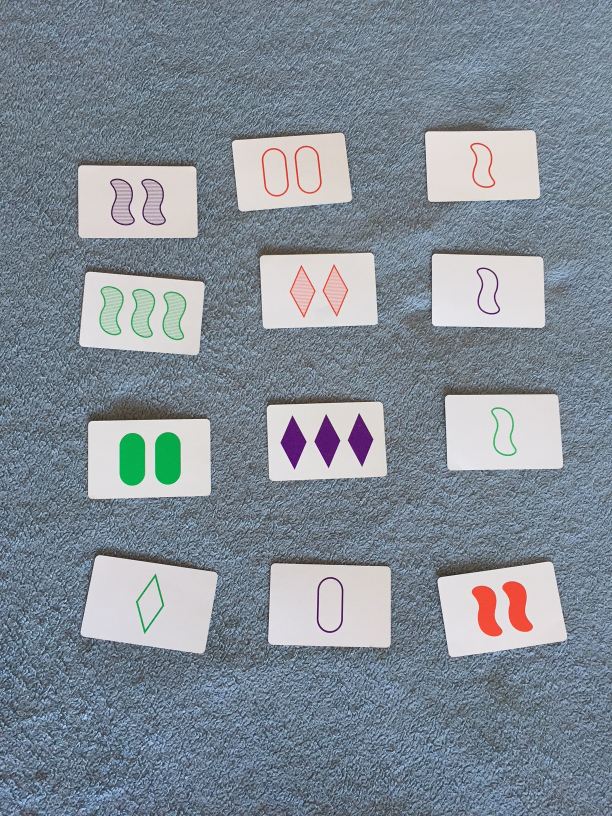
#> input picture IMG_6394.JPG, 1224 x 1632 px (shown at 1/2 size)
$ python -i ImageExtractor.py   (imports and definitions only)
#> lines starting #> are read from the running program, lines starting #| are printed output that depends on the picture; after the words box and inside, x2 and y2 are one past the last pixel; in counts of white or black regions, pixels touching at a corner belong together
import cv2
import numpy as np
from matplotlib import pyplot as plt

import CardAnalyzer
import Card

CARD_WIDTH = 100    #Width of extracted card images
CARD_HEIGHT = 150   #Height of extracted card images
MIN_CARD_SIZE = 3000   #Minimum pixel count for a blob to be considered a card
MAX_CARD_SIZE = 100000
MIN_CARD_CURVATURE = .10 #min_curvature, aka "epsilon" is the allowable curvature as a fraction of the arclength
BLUR = 11

class ROI:
    def __init__(self, index, contour=None, vertices=None):
        self.index = index
        self.contour = contour
        self.vertices = vertices

class ImageExtractor:
    """
    This class is designed to find contours around cards, isolate them. Using those contours, the cards are isolated
    and projected into standardized rectangular images, which can be further analyzed.
    """

    def __init__(self):
        self.ROIs = []
        self.card_ROIs = []
        self.card_images = []

    ############Math Helper Methods#########
    def _get_direction_degrees(self, pt1, pt2):
        x = pt2[0] - pt1[0]
        y = pt2[1] - pt1[1]
        if (x == 0):
            if (y > 0):
                return 90
            else:
                return 270
        ang = np.rad2deg(np.arctan(y / x))
        if (x > 0):
            return ang
        else:
            if (y > 0):
                return 180 + ang
            else:
                return -180 + ang

    def _get_distance(self, pt1, pt2):
        x = pt2[0] - pt1[0]
        y = pt2[1] - pt1[1]
        return (x ** 2 + y ** 2) ** .5

    # [22 lines left out: functions get_histogram, pre_process_image, not called in this run]

    def detect_cards(self, image):
        """
        Each step in this is so important, I might just break it out to top-level processing
        :param image:
        :return:
        """
        # Filter #1 : create contours around Regions Of Interest(ROIs)
        self.ROIs = self.locate_ROIs(image)

        # Filter #2: Find 4 cornered, card-shaped ROIs (rectangular, good aspect ratio, etc.)
        self.card_ROIs = self.filter_for_rectangles(self.ROIs)

        # Filter #3: Keep only identifiable cards
        self.card_images = self.extract_card_images(image, self.card_ROIs)

        return self.card_images

    # [13 lines left out: function identify_cards, not called in this run]

    def locate_ROIs(self, image):
        """
        Operation: Finds cards, and extracts the contours, which are then
            simplified into approximate polygons, which are returns
        :param image: The input image to be processed.
        :return: List of simplified polygons. These polygons are the corners of the cards.
        """

        # Gaussian blur is preferred for it's local smoothness, but it is VERY slow
        # Rescale image and operate in low res then scale back up to apply
        gray = cv2.cvtColor(image, cv2.COLOR_BGR2GRAY)
        height, width = gray.shape
        small_gray = cv2.resize(gray, (int(width/10), int(height/10)))
        light_correction = cv2.GaussianBlur(small_gray, (int(width/20)*2+1, int(width/20)*2+1), 0) #Reduce noise in the image
        light_correction = cv2.resize(light_correction, (width, height))
        light_correction = light_correction - np.amin(light_correction)
        # cv2.imwrite("ImageLibrary/PreCorrection.jpg", gray)
        # cv2.imwrite("ImageLibrary/light_correction.jpg", light_correction)

        gray = cv2.subtract(gray, light_correction)
        # cv2.imwrite("ImageLibrary/PostCorrection.jpg", gray)

        blurred = cv2.medianBlur(gray, BLUR, 0) #Reduce noise in the image

        min_thresh = np.amin(blurred)#0
        max_thresh = np.amax(blurred)#255
        ret,thresh_im = cv2.threshold(blurred,min_thresh,max_thresh,cv2.THRESH_BINARY+cv2.THRESH_OTSU)
        # ret,thresh = cv2.threshold(blurred,min_thresh,max_thresh,cv2.THRESH_OTSU)

        # cv2.imshow("test_thresh", thresh_im)
        # cv2.imwrite("ImageLibrary/card_contour_thresh.jpg", thresh_im)
        # find contours in the thresholded image and initialize the
        # shape detector
        contours = cv2.findContours(thresh_im.copy(), cv2.RETR_EXTERNAL,
                                cv2.CHAIN_APPROX_SIMPLE)

        # Quirky behavior in opencv (the magic numbers are major versions)
        major_version = int(cv2.__version__[0])  # I've primarily tested with v4.4.x
        contours = contours[0] if major_version in [2, 4] else contours[1]  # contour formatting is version dependant

        ROIs = []
        self.filtered_contours = []
        for idx, contour in enumerate(contours):
            if MAX_CARD_SIZE <= cv2.contourArea(contour) or cv2.contourArea(contour) >= MIN_CARD_SIZE:
                ROIs.append( ROI(index=idx, contour=contour) )
        return ROIs

    def filter_for_rectangles(self, ROIs):
        """
        Keep it simple: Anything with 4 corners is a card
        """
        filtered_ROIs = []
        for ROI in ROIs:
            perimeter = cv2.arcLength(ROI.contour, True)
            vertices = cv2.approxPolyDP(ROI.contour, MIN_CARD_CURVATURE * perimeter, True)


            if (len(vertices) == 4):
                vertices = self._order_vertices(vertices)

                area_quadrilateral = \
                (1/2) * ( (vertices[0][0]*vertices[1][1] + vertices[1][0]*vertices[2][1] + vertices[2][0]*vertices[3][1] + vertices[3][0]*vertices[0][1]) \
                        - (vertices[1][0]*vertices[0][1] + vertices[2][0]*vertices[1][1] + vertices[3][0]*vertices[2][1] + vertices[0][0]*vertices[3][1]) )
                area_contour = cv2.contourArea(ROI.contour)
                # print(f"ratios: {area_quadrilateral/area_contour}") #, {area12/area_contour}, {area23/area_contour}, {area34/area_contour}, {area41/area_contour}")

                (x, y, w, h) = cv2.boundingRect(vertices)
                ar = w / float(h)
                # if (.5 < ar < (1 / .5) # This was a loose approx, and the quadrilateral addresses this and more
                if(area_quadrilateral/area_contour < 1.0): #intentionally wide, I've seen valid cards as low as 0.6
                    ROI.vertices = vertices
                    filtered_ROIs.append(ROI)

        return filtered_ROIs

    def extract_card_images(self, image, ROIs):
        """
        :param image:
        :param ROIs:
        :return:
        """

        images = []
        for ROI in ROIs:
            images.append( self._transform_and_extract_image(image, ROI.vertices) )

        return images

    def _order_vertices(self, vertices):
        """
        Purpose: Sort all points in order (based on angle from center of mass)

        Operation: The vertices have a few challenges, that we want to tidy up before proceeding.
            1) There is an extra layer of indexing (and it's a middle layer, not outer). I need to
                got back and clean it up, but it was noted in this v2 vs v3 conditional, that
                is not worth digging into right now (maybe ever).
            2) Order is not gauranteed (and I need a very specific order for a transform I'll be using.
                Order, in this case, means counter-clockwise around the moment of inertia. Messing this up
                inverts the transforms, making them look like the world has been
                flipped inside out.
            3) Starting point: Related to order, I want to start with 2 points that
                make up a short side of the card. Orientation may matter

        More Conext:
            # Order of input points and output points needs to be consistent...
            # I'm making the hardcoded output points go counter-clockwise, so we need to figure out the clockwise input
            # Furthermore, we want the card to finish with a longer vertical aspect, so we need to start with one
            # of the shorter sides of the rectangle (don't worry about upside-down, because it's symmetric)

        :param vertices: 4 vertices of the card image
        :return: vertices (similar to the input, just better)
        """
        # Unwrap inner index (undoing a previous mistake)
        vertices = np.float32(
            [vertices[0][0], vertices[1][0], vertices[2][0], vertices[3][0]])

        # Find the centroid
        center_x = (vertices[0][0] + vertices[1][0] + vertices[2][0] + vertices[3][0]) / 4.
        center_y = (vertices[0][1] + vertices[1][1] + vertices[2][1] + vertices[3][1]) / 4.
        center = np.float32([center_x, center_y])

        # Sorting angles: Order matters when running transforms
        # but I need to associate with vertices...so I use a built in sort and key lookup
        dir_list = []
        angle_dict = {}
        for vertex in vertices:
            dir = self._get_direction_degrees(center, vertex)
            dir_list.append(dir)
            angle_dict[dir] = vertex

        dir_list.sort()

        point = []
        for dir in dir_list:
            point.append(angle_dict[dir])

        side1 = self._get_distance(point[0], point[1])
        side2 = self._get_distance(point[1], point[2])

        # Start rotating so that the line drawn from pt1 to pt2 is a short side
        if (side1 < side2):
            vertices = np.float32(
                [point[0], point[1], point[2], point[3]])
        else:
            vertices = np.float32(
                [point[1], point[2], point[3], point[0]])

        return vertices

    def _transform_and_extract_image(self, image, input_vertices):

        output_vertices = np.float32([[0, 0], [CARD_WIDTH, 0], [CARD_WIDTH, CARD_HEIGHT], [0, CARD_HEIGHT]])

        M = cv2.getPerspectiveTransform(input_vertices, output_vertices)
        card_img = cv2.warpPerspective(image, M, (CARD_WIDTH, CARD_HEIGHT))
        return card_img

>>> import cv2
>>> picture = cv2.imread('IMG_6394.JPG')
#> picture is the input picture: shape (1632, 1224, 3); mean B, G, R 150.4, 140.5, 130.6
>>> result = ImageExtractor().detect_cards(picture)
#> in locate_ROIs, `small_gray = cv2.resize(gray, (int(width/10), int(height/10)))`:
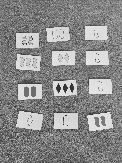
#> small_gray: shape (163, 122); min 29, max 236, mean 138.5
#> in locate_ROIs, `light_correction = cv2.GaussianBlur(small_gray, (int(width/20)*2+1, in..`:
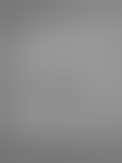
#> light_correction: shape (163, 122); min 116, max 154, mean 138.7
#> in locate_ROIs, `light_correction = light_correction - np.amin(light_correction)`:
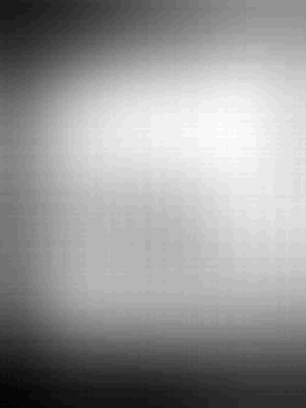
#> light_correction: shape (1632, 1224) (shown at 1/4 size); min 0, max 38, mean 22.6; drawn with min black and max white
#> in locate_ROIs, `blurred = cv2.medianBlur(gray, BLUR, 0)`:
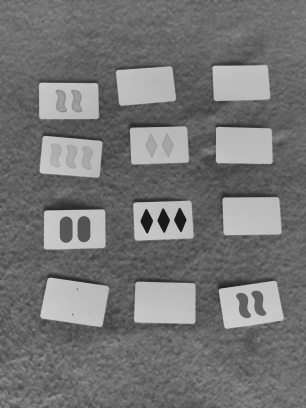
#> blurred: shape (1632, 1224) (shown at 1/4 size); min 23, max 205, mean 116.7
#> in locate_ROIs, `min_thresh = np.amin(blurred)#0`: min_thresh = 23
#> in locate_ROIs, `max_thresh = np.amax(blurred)#255`: max_thresh = 205
#> in locate_ROIs, `ret,thresh_im = cv2.threshold(blurred,min_thresh,max_thresh,cv2.THRESH..`:
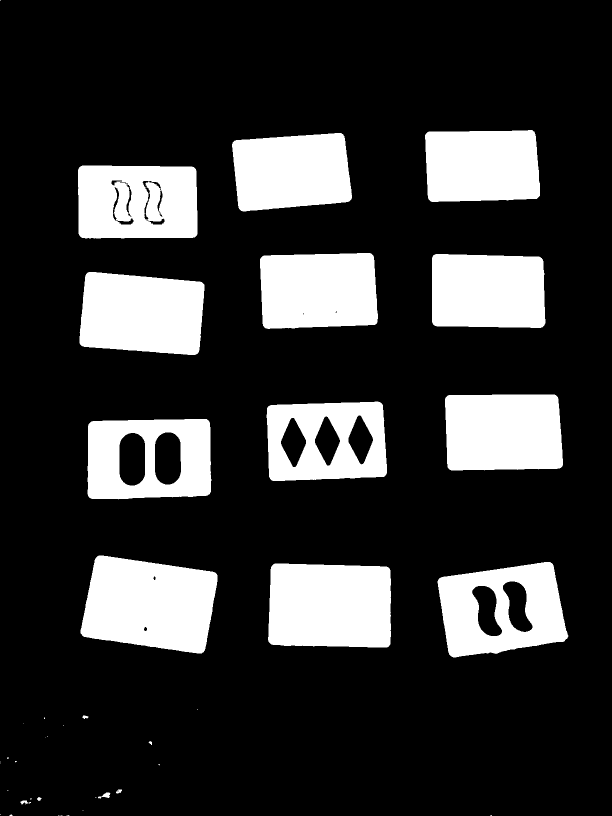
#> thresh_im: shape (1632, 1224) (shown at 1/2 size); values 0 (black) and 205 (white), 20% white; 41 white regions (23 under 20 px)
#> in locate_ROIs, `ret,thresh_im = cv2.threshold(blurred,min_thresh,max_thresh,cv2.THRESH..`: ret = 143
#> in locate_ROIs, `contours = cv2.findContours(thresh_im.copy(), cv2.RETR_EXTERNAL, cv2.C..`: contours = 41 contours, 23 with area under 20; largest, box (x1, y1, x2, y2) and area: (161, 1111, 435, 1307) 41181, (536, 1127, 782, 1295) 39035, (875, 1124, 1137, 1315) 38152, (175, 838, 423, 999) 37722, (159, 544, 409, 710) 35387
#> the loop in locate_ROIs, `for idx, contour in enumerate(contours):` made 41 passes
#> after the loop in locate_ROIs, `for idx, contour in enumerate(contours):`: ROIs = 12 items
#> the loop in filter_for_rectangles, `for ROI in ROIs:` made 12 passes
#> (perimeter, center_x in _order_vertices, center_y in _order_vertices, x, y, side1 in _order_vertices, side2 in _order_vertices) on passes 1 to 8: (806.9, 660, 1211.5, 542, 1132, 234, 156), (823.9, 1002.5, 1218.5, 879, 1128, 227.7, 155.7), (852.8, 298.5, 1209, 166, 1116, 240.8, 159.7), (795.8, 298, 917.2, 177, 843, 236, 147), (770.3, 652.5, 882.2, 537, 808, 227, 144.1), (750.5, 1006, 863.8, 891, 790, 220.1, 142.6), (784.5, 283.5, 627, 163, 548, 231.6, 141.2), (725.7, 975.5, 581.2, 866, 511, 214, 136.2)
#> after the loop in filter_for_rectangles, `for ROI in ROIs:`: ar = 1.61; area_contour = 30622.5; area_quadrilateral = 28746.5; filtered_ROIs = 12 items; h = 136; w = 219; x = 855; y = 263
#> in detect_cards, `self.card_ROIs = self.filter_for_rectangles(self.ROIs)`: self.card_ROIs = 12 items
#> the loop in extract_card_images, `for ROI in ROIs:` made 12 passes
#> pass 1, in _transform_and_extract_image, `card_img = cv2.warpPerspective(image, M, (CARD_WIDTH, CARD_HEIGHT))`:
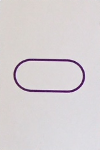
#> card_img: shape (150, 100, 3); mean B, G, R 211.5, 209.4, 215.1
#> pass 3, in _transform_and_extract_image (call 3), `card_img = cv2.warpPerspective(image, M, (CARD_WIDTH, CARD_HEIGHT))`:
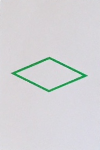
#> card_img: shape (150, 100, 3); mean B, G, R 215.2, 212.5, 212.4
#> result = 12 items

$ run again, on IMG_6438.JPG
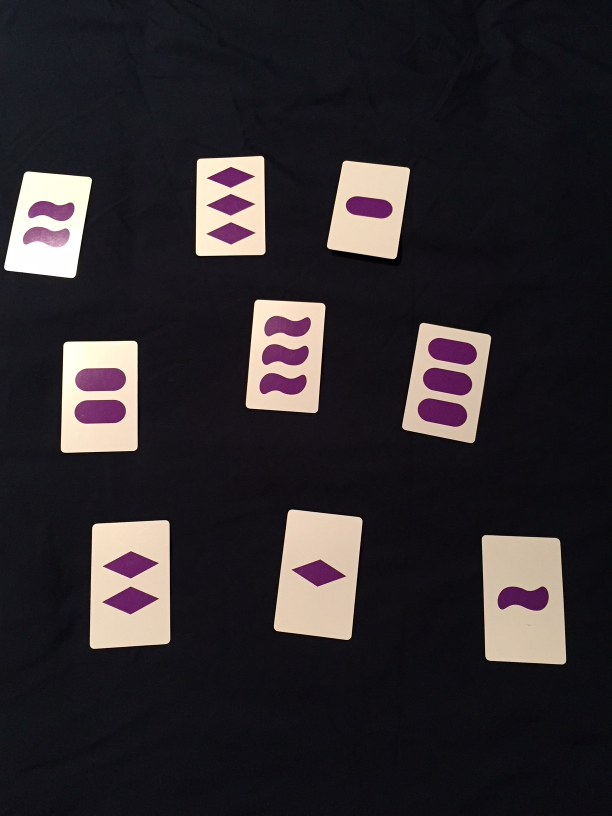
#> input picture IMG_6438.JPG, 1224 x 1632 px (shown at 1/2 size)
#> picture is the input picture: shape (1632, 1224, 3); mean B, G, R 44.9, 41.7, 46.5
#> min_thresh = 0
#> max_thresh = 207
#> in locate_ROIs, `ret,thresh_im = cv2.threshold(blurred,min_thresh,max_thresh,cv2.THRESH..`:
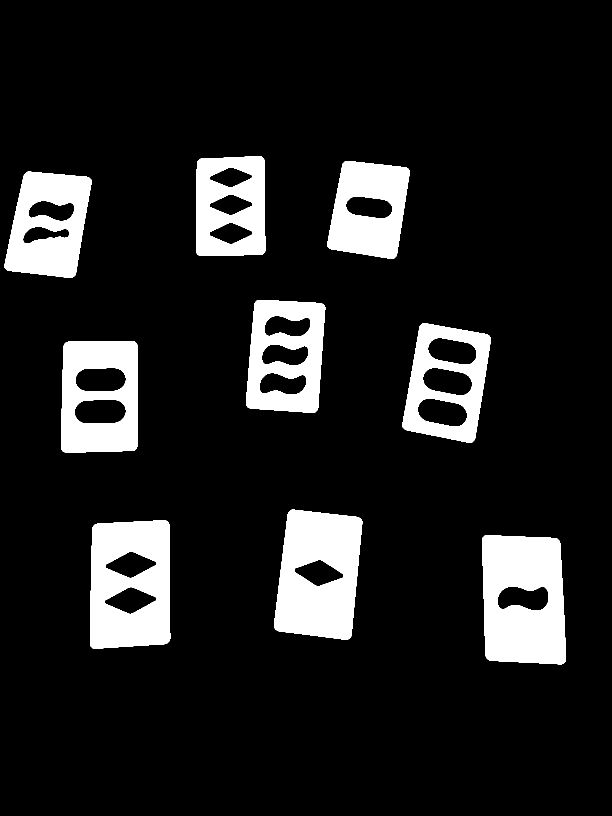
#> thresh_im: shape (1632, 1224) (shown at 1/2 size); values 0 (black) and 207 (white), 12% white; 9 white regions
#> ret = 90
#> contours = 9 contours; largest, box (x1, y1, x2, y2) and area: (964, 1070, 1132, 1329) 39642, (180, 1040, 341, 1298) 38840, (548, 1019, 725, 1280) 37307, (122, 682, 275, 905) 32898, (805, 646, 982, 886) 31750
#> the loop in locate_ROIs, `for idx, contour in enumerate(contours):` made 9 passes
#> after the loop in locate_ROIs, `for idx, contour in enumerate(contours):`: ROIs = 9 items
#> the loop in filter_for_rectangles, `for ROI in ROIs:` made 9 passes
#> (perimeter, center_x in _order_vertices, center_y in _order_vertices, x, y, side1 in _order_vertices, side2 in _order_vertices) on passes 1 to 8: (816.6, 1046.2, 1198.5, 969, 1071, 149.3, 246.1), (805.3, 260.5, 1168.5, 185, 1042, 149.5, 240), (809.9, 637.2, 1148.5, 548, 1019, 142.9, 238.9), (729.3, 199, 792, 125, 683, 140.1, 213), (749.7, 893.5, 765.2, 805, 646, 138.3, 212.6), (725.6, 571.2, 712, 494, 601, 135.3, 214.8), (700.9, 97.25, 448, 9, 343, 128, 199.8), (655, 737.5, 418.5, 655, 322, 130.5, 178.1)
#> after the loop in filter_for_rectangles, `for ROI in ROIs:`: ar = 0.685; area_contour = 26526; area_quadrilateral = 24780; filtered_ROIs = 9 items; h = 197; w = 135; x = 395; y = 313
#> self.card_ROIs = 9 items
#> the loop in extract_card_images, `for ROI in ROIs:` made 9 passes
#> pass 3, in _transform_and_extract_image (call 3), `card_img = cv2.warpPerspective(image, M, (CARD_WIDTH, CARD_HEIGHT))`:
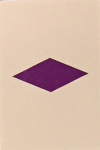
#> card_img: shape (150, 100, 3); mean B, G, R 171.7, 188.1, 215.5

$ run again, on IMG_6439.JPG
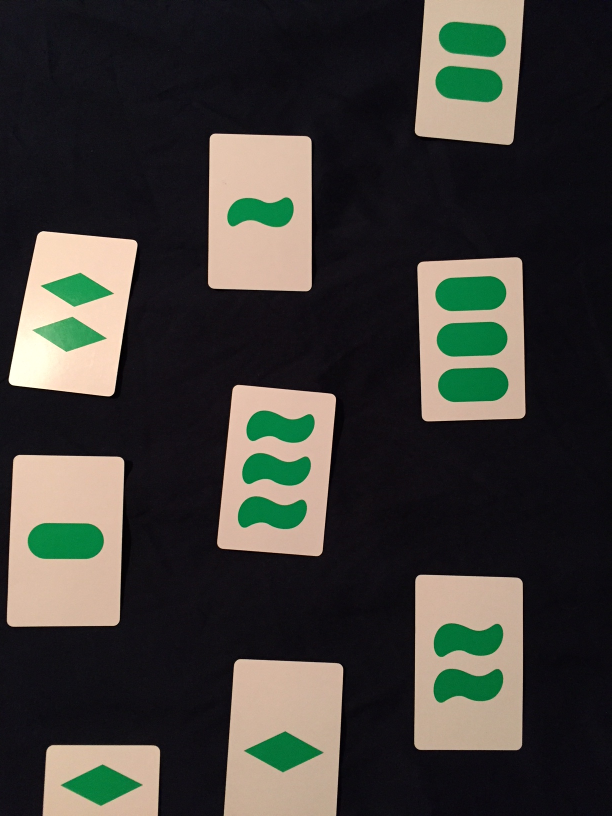
#> input picture IMG_6439.JPG, 1224 x 1632 px (shown at 1/2 size)
#> picture is the input picture: shape (1632, 1224, 3); mean B, G, R 55.6, 60.3, 61.7
#> min_thresh = 0
#> max_thresh = 178
#> in locate_ROIs, `ret,thresh_im = cv2.threshold(blurred,min_thresh,max_thresh,cv2.THRESH..`:
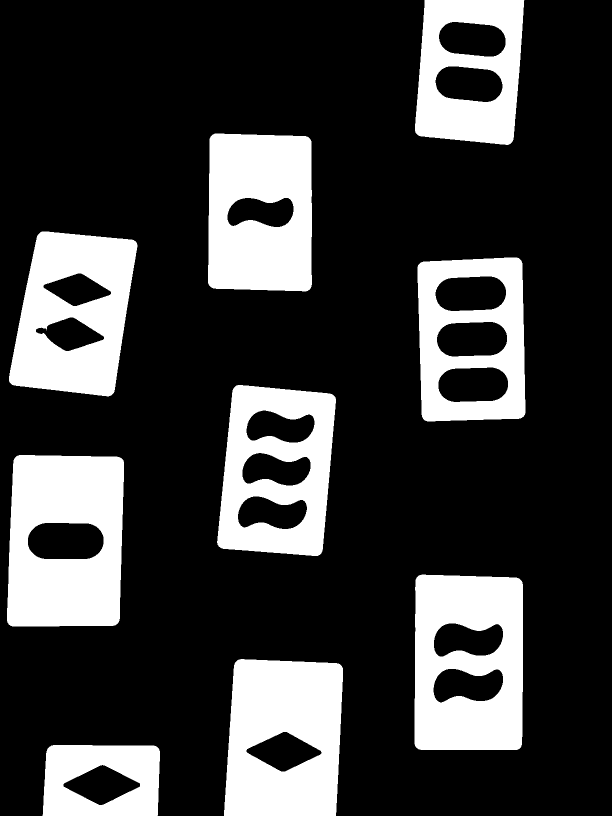
#> thresh_im: shape (1632, 1224) (shown at 1/2 size); values 0 (black) and 178 (white), 23% white; 9 white regions
#> ret = 73
#> contours = 9 contours; largest, box (x1, y1, x2, y2) and area: (14, 910, 248, 1253) 75626, (829, 1149, 1046, 1500) 74309, (434, 770, 672, 1112) 68156, (448, 1318, 686, 1632) 68104, (835, 515, 1051, 843) 66498
#> the loop in locate_ROIs, `for idx, contour in enumerate(contours):` made 9 passes
#> after the loop in locate_ROIs, `for idx, contour in enumerate(contours):`: ROIs = 9 items
#> the loop in filter_for_rectangles, `for ROI in ROIs:` made 9 passes
#> (perimeter, center_x in _order_vertices, center_y in _order_vertices, x, y, side1 in _order_vertices, side2 in _order_vertices) on passes 1 to 8: (731.8, 202, 1562.8, 85, 1493, 218, 137), (1065.4, 569.2, 1478.5, 448, 1320, 208.3, 299.2), (1109.1, 937.2, 1325.8, 831, 1151, 206.3, 335), (1116.6, 131, 1081.8, 15, 912, 213.2, 330.4), (1085.7, 553, 941.2, 435, 771, 199.3, 318.9), (1049.4, 942.8, 678.8, 836, 516, 201.5, 313.2), (1070.4, 148.5, 625.5, 18, 463, 191.4, 309.6), (1018.1, 519.5, 424.5, 418, 269, 195.2, 303)
#> after the loop in filter_for_rectangles, `for ROI in ROIs:`: ar = 0.757; area_contour = 55509; area_quadrilateral = 53797; filtered_ROIs = 9 items; h = 288; w = 218; x = 831; y = 0
#> self.card_ROIs = 9 items
#> the loop in extract_card_images, `for ROI in ROIs:` made 9 passes
#> pass 3, in _transform_and_extract_image (call 3), `card_img = cv2.warpPerspective(image, M, (CARD_WIDTH, CARD_HEIGHT))`:
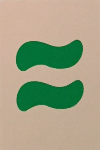
#> card_img: shape (150, 100, 3); mean B, G, R 133.3, 161.7, 160.3
